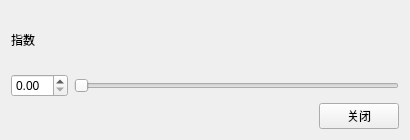
<?xml version="1.0" encoding="UTF-8"?>
<ui version="4.0">
 <class>PowerLawGrayScale</class>
 <widget class="QWidget" name="PowerLawGrayScale">
  <property name="geometry">
   <rect>
    <x>0</x>
    <y>0</y>
    <width>410</width>
    <height>140</height>
   </rect>
  </property>
  <property name="windowTitle">
   <string>PowerLawGrayScale</string>
  </property>
  <layout class="QVBoxLayout" name="verticalLayout_4">
   <item>
    <layout class="QVBoxLayout" name="verticalLayout_3">
     <item>
      <layout class="QVBoxLayout" name="verticalLayout_2">
       <item>
        <widget class="QLabel" name="label_2">
         <property name="text">
          <string>指数</string>
         </property>
        </widget>
       </item>
       <item>
        <layout class="QHBoxLayout" name="horizontalLayout_3">
         <item>
          <widget class="QDoubleSpinBox" name="indexSpinBox"/>
         </item>
         <item>
          <widget class="QSlider" name="indexSlider">
           <property name="orientation">
            <enum>Qt::Horizontal</enum>
           </property>
          </widget>
         </item>
        </layout>
       </item>
      </layout>
     </item>
     <item>
      <layout class="QHBoxLayout" name="horizontalLayout">
       <item>
        <spacer name="horizontalSpacer">
         <property name="orientation">
          <enum>Qt::Horizontal</enum>
         </property>
         <property name="sizeHint" stdset="0">
          <size>
           <width>40</width>
           <height>20</height>
          </size>
         </property>
        </spacer>
       </item>
       <item>
        <widget class="QPushButton" name="closeBtn">
         <property name="text">
          <string>关闭</string>
         </property>
        </widget>
       </item>
      </layout>
     </item>
    </layout>
   </item>
  </layout>
 </widget>
 <layoutdefault spacing="6" margin="11"/>
 <resources/>
 <connections/>
</ui>
